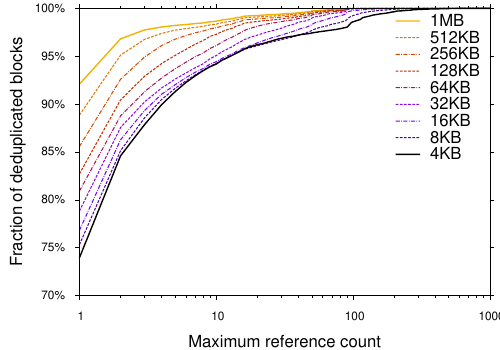

Reproduce this figure in gnuplot.
# CDF of non-offset block frequencies

set output '| ps2pdf -dEPSCrop - figures/vmware-it-vdi-cdf.pdf'
set terminal postscript color eps enhanced 'Helvetica' 24
#set lmargin 4
set tmargin 0.5
set rmargin 1    # Otherwise, X axis labels get trimmed

set logscale x
# set key off
set ylabel "Fraction of deduplicated blocks"
#set xlabel "Cumulative reference count"
set xlabel "Maximum reference count"
# Make ylabel align with other graphs
set ylabel offset 1,0

unset colorbox
set cbrange [0:9]

set format y '%g%%'
set ytics out font "Helvetica,17"
set xtics out font "Helvetica,17"

set key Left reverse samplen 2

four(x)=100*x/61497555.0
eight(x)=100*x/38091978
sixteen(x)=100*x/23448677
thirtytwo(x)=100*x/14341466
sixtyfour(x)=100*x/8543555
onetwentyeight(x)=100*x/4960704
twofiftysix(x)=100*x/2845160
fivetwelve(x)=100*x/1604085
onemeg(x)=100*x/887831

endlt=1
endlw=4
midlt1=2
midlt2=5
midlw=3

plot [x=1:1000] \
     "< awk '/^ *[0-9]/{sum+=$1; print $3, sum}' data/vmware-it-vdi/offset-0/hist-1048576" using 1:(onemeg($2)) title "1MB" with lines lc palette cb 8 lt endlt lw endlw, \
     "< awk '/^ *[0-9]/{sum+=$1; print $3, sum}' data/vmware-it-vdi/offset-0/hist-0524288" using 1:(fivetwelve($2)) title "512KB" with lines lc palette cb 7 lt midlt1 lw midlw, \
     "< awk '/^ *[0-9]/{sum+=$1; print $3, sum}' data/vmware-it-vdi/offset-0/hist-0262144" using 1:(twofiftysix($2)) title "256KB" with lines lc palette cb 6 lt midlt2 lw midlw, \
     "< awk '/^ *[0-9]/{sum+=$1; print $3, sum}' data/vmware-it-vdi/offset-0/hist-0131072" using 1:(onetwentyeight($2)) title "128KB" with lines lc palette cb 5 lt midlt1 lw midlw, \
     "< awk '/^ *[0-9]/{sum+=$1; print $3, sum}' data/vmware-it-vdi/offset-0/hist-0065536" using 1:(sixtyfour($2)) title "64KB" with lines lc palette cb 4 lt midlt2 lw midlw, \
     "< awk '/^ *[0-9]/{sum+=$1; print $3, sum}' data/vmware-it-vdi/offset-0/hist-0032768" using 1:(thirtytwo($2)) title "32KB" with lines lc palette cb 3 lt midlt1 lw midlw, \
     "< awk '/^ *[0-9]/{sum+=$1; print $3, sum}' data/vmware-it-vdi/offset-0/hist-0016384" using 1:(sixteen($2)) title "16KB" with lines lc palette cb 2 lt midlt2 lw midlw, \
     "< awk '/^ *[0-9]/{sum+=$1; print $3, sum}' data/vmware-it-vdi/offset-0/hist-0008192" using 1:(eight($2)) title "8KB" with lines lc palette cb 1 lt midlt1 lw midlw, \
     "< awk '/^ *[0-9]/{sum+=$1; print $3, sum}' data/vmware-it-vdi/offset-0/hist-0004096" using 1:(four($2)) title "4KB" with lines lc palette cb 0 lt endlt lw endlw
